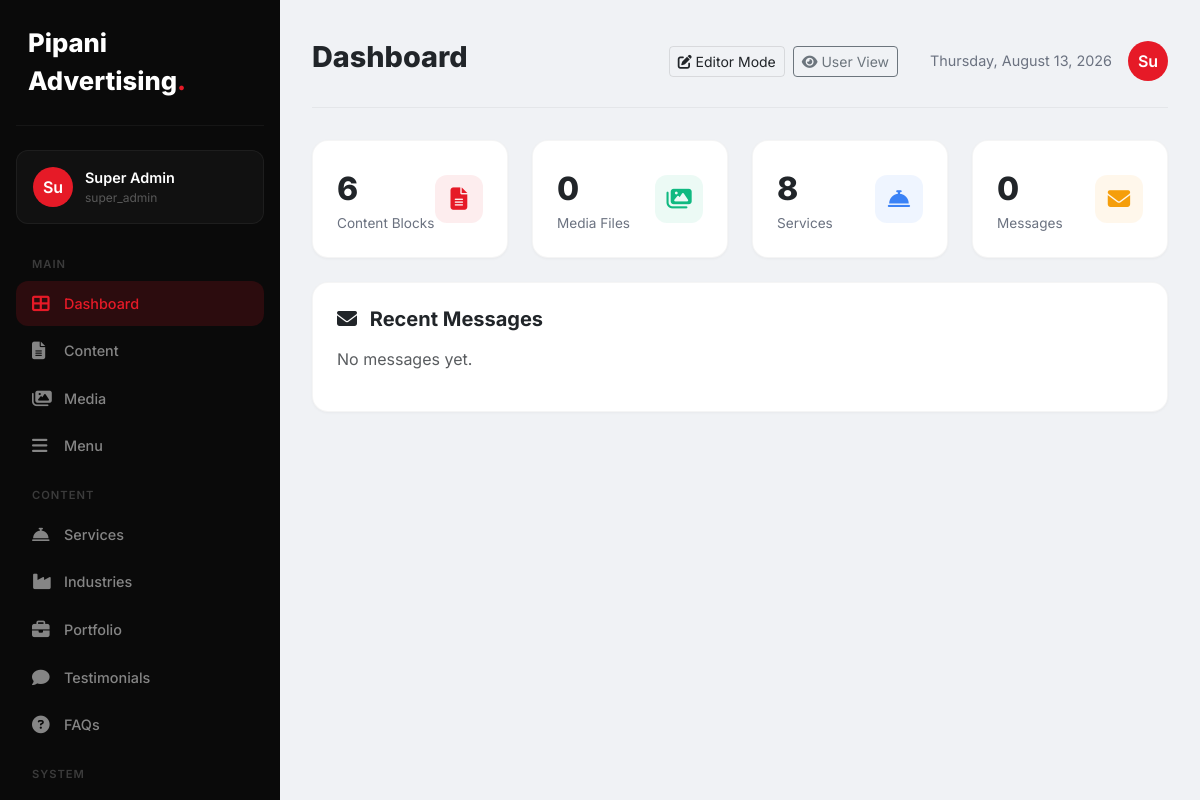
Page /admin/dashboard.php (signed in) on the committed database.
### tables this page shows
CREATE TABLE `settings` (
  `id` int NOT NULL AUTO_INCREMENT,
  `setting_key` varchar(100) NOT NULL,
  `setting_value` text,
  `group` varchar(50) DEFAULT 'general',
  PRIMARY KEY (`id`),
  UNIQUE KEY `setting_key` (`setting_key`)
);

CREATE TABLE `users` (
  `id` int NOT NULL AUTO_INCREMENT,
  `username` varchar(50) NOT NULL,
  `email` varchar(100) NOT NULL,
  `password` varchar(255) NOT NULL,
  `full_name` varchar(100) NOT NULL,
  `role` enum('super_admin','admin','editor') DEFAULT 'editor',
  `avatar` varchar(255) DEFAULT NULL,
  `last_login` datetime DEFAULT NULL,
  `status` tinyint(1) DEFAULT '1',
  `remember_token` varchar(255) DEFAULT NULL,
  `created_at` datetime DEFAULT CURRENT_TIMESTAMP,
  `updated_at` datetime DEFAULT NULL,
  PRIMARY KEY (`id`),
  UNIQUE KEY `username` (`username`),
  UNIQUE KEY `email` (`email`)
);

### includes/database.php (called while the page is built, shortened)
<?php
class Database {
    private static $instance = null;
    private $pdo;
    private function __construct() {
        try {
            $dsn = "mysql:host=" . DB_HOST . ";port=" . DB_PORT . ";dbname=" . DB_NAME . ";charset=utf8mb4";
            $this->pdo = new PDO($dsn, DB_USER, DB_PASS);
            $this->pdo->setAttribute(PDO::ATTR_ERRMODE, PDO::ERRMODE_EXCEPTION);
            $this->pdo->setAttribute(PDO::ATTR_DEFAULT_FETCH_MODE, PDO::FETCH_ASSOC);
            $this->pdo->setAttribute(PDO::ATTR_EMULATE_PREPARES, false);
        } catch (PDOException $e) {
            if (session_status() === PHP_SESSION_NONE) {
                session_start();
            }
            $_SESSION['db_error'] = $e->getMessage();
            $installPath = '/install/index.php';
            if (strpos($_SERVER['PHP_SELF'], '/admin/') !== false || strpos($_SERVER['PHP_SELF'], '/install/') !== false) {
                $installPath = '../install/index.php';
            }
            if (strpos($_SERVER['PHP_SELF'], '/install/') === false) {
                header("Location: " . $installPath);
                exit;
            } else {
                die('Database connection failed: ' . $e->getMessage());
            }
        }
    }
    public static function getInstance() {
        if (self::$instance === null) {
            self::$instance = new self();
        }
        return self::$instance;
    }
    public function getConnection() {
        return $this->pdo;
    }
}
function db() {
    return Database::getInstance()->getConnection();
}

### includes/functions.php (called while the page is built, shortened)
<?php
require_once __DIR__ . '/database.php';
function getSetting($key, $default = null)
{
    try {
        $stmt = db()->prepare("SELECT setting_value FROM settings WHERE setting_key = ?");
        $stmt->execute([$key]);
        $result = $stmt->fetch();
        return $result ? $result['setting_value'] : $default;
    } catch (PDOException $e) {
        return $default;
    }
}
function getContentBlocks($section = null)
{
    try {
        $sql = "SELECT * FROM content_blocks WHERE status = 1 ORDER BY `order` ASC";
        if ($section) {
            $sql = "SELECT * FROM content_blocks WHERE section = ? AND status = 1 ORDER BY `order` ASC";
            $stmt = db()->prepare($sql);
            $stmt->execute([$section]);
        } else {
            $stmt = db()->query($sql);
        }
        return $stmt->fetchAll();
    } catch (PDOException $e) {
        return [];
    }
}
function getServices()
{
    try {
        $stmt = db()->query("SELECT * FROM services WHERE status = 1 ORDER BY `order` ASC");
        return $stmt->fetchAll();
    } catch (PDOException $e) {
        return [];
    }
}
function getContacts($limit = null)
{
    try {
        $sql = "SELECT * FROM contacts ORDER BY created_at DESC";
        if ($limit) {
            $sql .= " LIMIT " . intval($limit);
        }
        $stmt = db()->query($sql);
        return $stmt->fetchAll();
    } catch (PDOException $e) {
        return [];
    }
}
function getMedia()
{
    try {
        $stmt = db()->query("SELECT * FROM media ORDER BY created_at DESC");
        return $stmt->fetchAll();
    } catch (PDOException $e) {
        return [];
    }
}
function siteName()
{
    return getSetting('site_name', 'Pipani Advertising');
}

### includes/auth.php (called while the page is built, shortened)
<?php
require_once __DIR__ . '/database.php';
require_once __DIR__ . '/functions.php';
class Auth {
    public static function getCurrentUser() {
        try {
            $db = db();
            $stmt = $db->prepare("SELECT * FROM users WHERE id = ?");
            $stmt->execute([$_SESSION['user_id']]);
            return $stmt->fetch();
        } catch (PDOException $e) {
            return null;
        }
    }
}

### admin/dashboard.php (the view, shortened to what this page needs)
<?php
require_once __DIR__ . '/../includes/functions.php';
require_once __DIR__ . '/../includes/auth.php';
$user = Auth::getCurrentUser();
$contactCount = count(getContacts());
$pageCount = count(getContentBlocks());
$mediaCount = count(getMedia());
$serviceCount = count(getServices());
$recentContacts = getContacts(5);
?>
<!DOCTYPE html>
<html lang="en">
<head>
    <link href="https://cdn.jsdelivr.net/npm/bootstrap@5.3.0/dist/css/bootstrap.min.css" rel="stylesheet">
    <link rel="stylesheet" href="https://cdnjs.cloudflare.com/ajax/libs/font-awesome/6.4.0/css/all.min.css">
</head>
<body>
    <div class="sidebar" id="sidebar">
        <div class="logo"><?= siteName() ?><span>.</span></div>
        <div class="user-card">
            <div class="avatar"><?= substr($user['full_name'] ?? $user['username'], 0, 2) ?></div>
            <div>
                <div class="name"><?= htmlspecialchars($user['full_name'] ?? $user['username']) ?></div>
                <div class="role"><?= $user['role'] ?></div>
            </div>
        </div>
        <div class="nav-section">Main</div>
        <a href="dashboard.php" class="nav-item active"><i class="fas fa-th-large"></i> Dashboard</a>
        <a href="pages/content.php" class="nav-item"><i class="fas fa-file-alt"></i> Content</a>
        <a href="pages/media.php" class="nav-item"><i class="fas fa-images"></i> Media</a>
        <a href="pages/menu.php" class="nav-item"><i class="fas fa-bars"></i> Menu</a>
        <div class="nav-section">Content</div>
        <a href="pages/services.php" class="nav-item"><i class="fas fa-concierge-bell"></i> Services</a>
        <a href="pages/industries.php" class="nav-item"><i class="fas fa-industry"></i> Industries</a>
        <a href="pages/portfolio.php" class="nav-item"><i class="fas fa-briefcase"></i> Portfolio</a>
        <a href="pages/testimonials.php" class="nav-item"><i class="fas fa-comment"></i> Testimonials</a>
        <a href="pages/faqs.php" class="nav-item"><i class="fas fa-question-circle"></i> FAQs</a>
        <div class="nav-section">System</div>
        <a href="pages/contacts.php" class="nav-item"><i class="fas fa-envelope"></i> Contacts</a>
    </div>
    <div class="main-content">
        <div class="header">
            <div class="d-flex align-items-center gap-3">
                <h1>Dashboard</h1>
            </div>
            <div class="user-info">
                <div class="d-flex gap-2 me-3">
                    <a href="<?= SITE_URL ?>" class="btn btn-sm btn-outline-dark" style="border-color: rgba(0,0,0,0.1);"><i class="fas fa-edit"></i> Editor Mode</a>
                    <a href="<?= SITE_URL ?>?preview=1" class="btn btn-sm btn-outline-secondary" target="_blank"><i class="fas fa-eye"></i> User View</a>
                </div>
                <span style="font-size:0.9rem;color:#6b7280;" class="d-none d-md-inline"><?= date('l, F j, Y') ?></span>
                <div class="avatar"><?= substr($user['full_name'] ?? $user['username'], 0, 2) ?></div>
            </div>
        </div>
        <div class="row g-4 mt-2">
            <div class="col-md-3">
                <div class="stat-card">
                    <div class="d-flex justify-content-between align-items-center">
                        <div>
                            <div class="number"><?= $pageCount ?></div>
                            <div class="label">Content Blocks</div>
                        </div>
                        <div class="icon" style="background:rgba(230,26,39,0.08);color:var(--primary);"><i class="fas fa-file-alt"></i></div>
                    </div>
                </div>
            </div>
            <div class="col-md-3">
                <div class="stat-card">
                    <div class="d-flex justify-content-between align-items-center">
                        <div>
                            <div class="number"><?= $mediaCount ?></div>
                            <div class="label">Media Files</div>
                        </div>
                        <div class="icon" style="background:rgba(16,185,129,0.08);color:#10b981;"><i class="fas fa-images"></i></div>
                    </div>
                </div>
            </div>
            <div class="col-md-3">
                <div class="stat-card">
                    <div class="d-flex justify-content-between align-items-center">
                        <div>
                            <div class="number"><?= $serviceCount ?></div>
                            <div class="label">Services</div>
                        </div>
                        <div class="icon" style="background:rgba(59,130,246,0.08);color:#3b82f6;"><i class="fas fa-concierge-bell"></i></div>
                    </div>
                </div>
            </div>
            <div class="col-md-3">
                <div class="stat-card">
                    <div class="d-flex justify-content-between align-items-center">
                        <div>
                            <div class="number"><?= $contactCount ?></div>
                            <div class="label">Messages</div>
                        </div>
                        <div class="icon" style="background:rgba(245,158,11,0.08);color:#f59e0b;"><i class="fas fa-envelope"></i></div>
                    </div>
                </div>
            </div>
        </div>
        <div class="row mt-4">
            <div class="col-12">
                <div class="table-container">
                    <h5><i class="fas fa-envelope me-2"></i> Recent Messages</h5>
                    <?php if ($recentContacts): ?>
                        <div class="table-responsive">
                            <table class="table">
                                <thead>
                                    <tr>
                                        <th>Name</th>
                                        <th>Email</th>
                                        <th>Message</th>
                                        <th>Date</th>
                                        <th>Status</th>
                                    </tr>
                                </thead>
                                <tbody>
                                    <?php foreach ($recentContacts as $contact): ?>
                                        <tr>
                                            <td><strong><?= htmlspecialchars($contact['name']) ?></strong></td>
                                            <td><?= htmlspecialchars($contact['email']) ?></td>
                                            <td><?= htmlspecialchars(substr($contact['message'], 0, 60)) ?>...</td>
                                            <td><?= date('M j, Y', strtotime($contact['created_at'])) ?></td>
                                            <td><span class="badge bg-<?= $contact['status'] == 'read' ? 'secondary' : 'primary' ?>"><?= $contact['status'] ?></span></td>
                                        </tr>
                                    <?php endforeach; ?>
                                </tbody>
                            </table>
                        </div>
                    <?php else: ?>
                        <p class="text-muted">No messages yet.</p>
                    <?php endif; ?>
                </div>
            </div>
        </div>
    </div>
</body>
</html>

### admin/dashboard.php (style rules this page uses)
:root { --primary: #E61A27; --primary-dark: #C4101B; --sidebar-width: 280px; }
* { margin: 0; padding: 0; box-sizing: border-box; }
body { font-family: 'Inter', sans-serif; background: #f0f2f5; overflow-x: hidden; }
.sidebar { position: fixed; top: 0; left: 0; width: var(--sidebar-width); height: 100vh; background: #0a0a0a; color: #fff; padding: 24px 16px; overflow-y: auto; transition: all 0.3s; z-index: 1000; }
.sidebar .logo { font-size: 1.6rem; font-weight: 800; padding: 0 12px 24px; border-bottom: 1px solid rgba(255,255,255,0.05); margin-bottom: 24px; }
.sidebar .logo span { color: var(--primary); }
.sidebar .nav-item { display: flex; align-items: center; gap: 12px; padding: 12px 16px; border-radius: 12px; color: rgba(255,255,255,0.5); text-decoration: none; transition: all 0.3s; margin-bottom: 2px; font-weight: 500; font-size: 0.9rem; }
.sidebar .nav-item:hover, .sidebar .nav-item.active { background: rgba(255,255,255,0.05); color: #fff; }
.sidebar .nav-item.active { background: rgba(230,26,39,0.15); color: var(--primary); }
.sidebar .nav-item i { width: 20px; font-size: 1.1rem; }
.sidebar .nav-section { color: rgba(255,255,255,0.2); font-size: 0.7rem; text-transform: uppercase; letter-spacing: 1px; padding: 16px 16px 8px; font-weight: 600; }
.sidebar .user-card { padding: 16px; border-radius: 12px; background: rgba(255,255,255,0.03); margin-bottom: 16px; border: 1px solid rgba(255,255,255,0.05); display: flex; align-items: center; gap: 12px; }
.sidebar .user-card .avatar { width: 40px; height: 40px; border-radius: 50%; background: var(--primary); display: flex; align-items: center; justify-content: center; font-weight: 600; font-size: 1rem; color: #fff; flex-shrink: 0; }
.sidebar .user-card .name { font-weight: 600; font-size: 0.9rem; }
.sidebar .user-card .role { font-size: 0.75rem; color: rgba(255,255,255,0.3); }
.main-content { margin-left: var(--sidebar-width); padding: 24px 32px; min-height: 100vh; }
.header { display: flex; justify-content: space-between; align-items: center; padding: 16px 0 24px; border-bottom: 1px solid rgba(0,0,0,0.05); }
.header h1 { font-size: 1.8rem; font-weight: 800; }
.header .user-info { display: flex; align-items: center; gap: 16px; }
.header .user-info .avatar { width: 40px; height: 40px; border-radius: 50%; background: var(--primary); color: #fff; display: flex; align-items: center; justify-content: center; font-weight: 600; }
.stat-card { background: #fff; border-radius: 16px; padding: 24px; box-shadow: 0 1px 3px rgba(0,0,0,0.04); border: 1px solid rgba(0,0,0,0.04); transition: all 0.3s; }
.stat-card .icon { width: 48px; height: 48px; border-radius: 12px; display: flex; align-items: center; justify-content: center; font-size: 1.4rem; }
.stat-card .number { font-size: 2rem; font-weight: 800; }
.stat-card .label { color: #6b7280; font-size: 0.85rem; }
.table-container { background: #fff; border-radius: 16px; padding: 24px; border: 1px solid rgba(0,0,0,0.04); box-shadow: 0 1px 3px rgba(0,0,0,0.04); }
.table-container h5 { font-weight: 700; margin-bottom: 16px; }

### rows in the picture
settings: setting_value "Pipani Advertising"
users: full_name "Su", full_name "Super Admin", role "super_admin"

### other values in the picture
$pageCount "6"
$mediaCount "0"
$serviceCount "8"
$contactCount "0"
